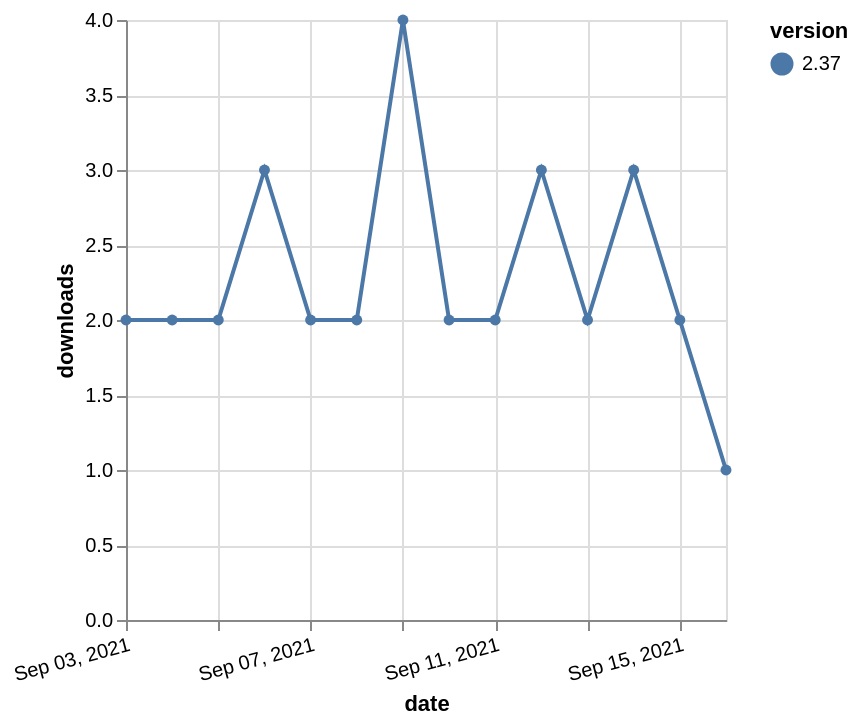

The specification (Vega-Lite) saved for this image:
### Vega-Lite specification from a JSON file in a GitHub repository (floating-point values rounded to 4 significant figures)
{"$schema": "https://vega.github.io/schema/vega-lite/v5.json", "description": "A simple bar chart with embedded data.", "data": {"values": [{"date": "2021-09-03", "total": 2905, "delta": 2, "version": "2.37"}, {"date": "2021-09-04", "total": 2907, "delta": 2, "version": "2.37"}, {"date": "2021-09-05", "total": 2909, "delta": 2, "version": "2.37"}, {"date": "2021-09-06", "total": 2912, "delta": 3, "version": "2.37"}, {"date": "2021-09-07", "total": 2914, "delta": 2, "version": "2.37"}, {"date": "2021-09-08", "total": 2916, "delta": 2, "version": "2.37"}, {"date": "2021-09-09", "total": 2920, "delta": 4, "version": "2.37"}, {"date": "2021-09-10", "total": 2922, "delta": 2, "version": "2.37"}, {"date": "2021-09-11", "total": 2924, "delta": 2, "version": "2.37"}, {"date": "2021-09-12", "total": 2927, "delta": 3, "version": "2.37"}, {"date": "2021-09-13", "total": 2929, "delta": 2, "version": "2.37"}, {"date": "2021-09-14", "total": 2932, "delta": 3, "version": "2.37"}, {"date": "2021-09-15", "total": 2934, "delta": 2, "version": "2.37"}, {"date": "2021-09-16", "total": 2935, "delta": 1, "version": "2.37"}]}, "width": "container", "mark": {"type": "line", "point": {"filled": true}}, "encoding": {"x": {"field": "date", "type": "temporal", "timeUnit": "yearmonthdate", "title": "date", "axis": {"labelAngle": -15}}, "y": {"field": "delta", "type": "quantitative", "title": "downloads"}, "color": {"field": "version", "type": "nominal"}, "tooltip": {"field": "delta"}}}
